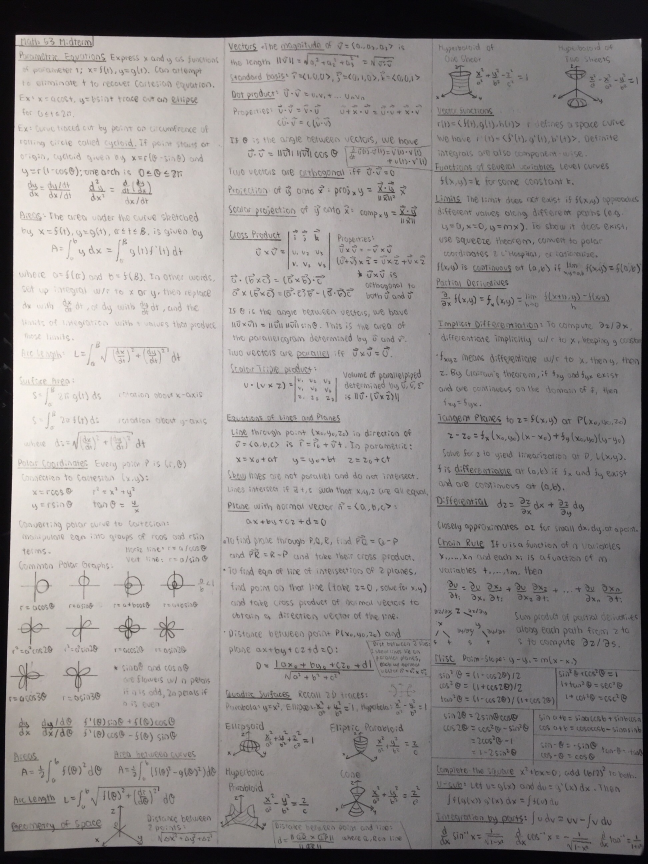
#> input picture images/math_cheat_sheet.JPG, 1944 x 2592 px (shown at 1/3 size); its folder holds 2 pictures in this run
$ python -i DocumentScanner.py   (imports and definitions only)
#> lines starting #> are read from the running program, lines starting #| are printed output that depends on the picture; after the words box and inside, x2 and y2 are one past the last pixel; in counts of white or black regions, pixels touching at a corner belong together
# Hector Moya
# Mechanical CAD
# Final Project - Document Scanner

################################################################################
# =========================== Python Version 3.8 ============================= #
################################################################################

# This program will ask for a picture file of a document, perform several image processing techniques, and
# provide a "document scan" or top down view of the image and save it in the same file directory

# *********************************************************************************************************************
# *--------------------------------------------- Packages ------------------------------------------------------------*
# *********************************************************************************************************************
# Import the necessary packages
from tkinter import *  # Standard Python interfaces to the Tk GUI toolkit

from skimage.filters import threshold_local  # A collection of algorithms for image processing
import cv2  # OpenCV is an open source computer vision and machine learning software library
import imutils  # A series of convenience functions to make basic image processing functions
from tkinter import filedialog  # Contains convenience classes and functions for creating simple modal dialogs
# to get a value from the user
import numpy as np  # Fundamental package for scientific computing
import os  # Provides a portable way of using operating system dependent functionality

# ---------------------------------------------------------------------------
# These imports are required to make the GUI for the application work
import sys
from PySide2 import QtCore
from PySide2.QtCore import QRect, QSize, Qt
from PySide2.QtGui import QColor, QFont, QIcon
from PySide2.QtWidgets import QFrame, QLabel, QHBoxLayout, QApplication, \
    QPushButton, QVBoxLayout, QWidget, \
    QGraphicsDropShadowEffect, QMainWindow


# ---------------------------------------------------------------------------


# *********************************************************************************************************************
# *-------------------------------------------- Functions ------------------------------------------------------------*
# *********************************************************************************************************************
# This function takes a single argument, pts , which is a list of four points
# specifying the coordinates of each point of the rectangle
def order_points(pts):
    # Initialize a list of coordinates that will be ordered
    # such that the first entry in the list is the top-left,
    # the second entry is the top-right, the third is the
    # bottom-right, and the fourth is the bottom-left
    rect = np.zeros((4, 2), dtype="float32")
    # The top-left point will have the smallest sum, whereas
    # the bottom-right point will have the largest sum
    s = pts.sum(axis=1)
    rect[0] = pts[np.argmin(s)]
    rect[2] = pts[np.argmax(s)]
    # Now, compute the difference between the points, the
    # top-right point will have the smallest difference,
    # whereas the bottom-left will have the largest difference
    diff = np.diff(pts, axis=1)
    rect[1] = pts[np.argmin(diff)]
    rect[3] = pts[np.argmax(diff)]
    # Return the ordered coordinates
    return rect


# This function requires two arguments: image and pts. It determines the dimensions of the newly warped image
# and attributes them to 4 points. These points are defined in a consistent ordering representation
# and allow us to view a top-down view of the image
def four_point_transform(image, pts):
    # Obtain a consistent order of the points and unpack them individually
    rect = order_points(pts)
    (tl, tr, br, bl) = rect
    # Compute the width of the new image, which will be the
    # maximum distance between bottom-right and bottom-left
    # x-coordinates or the top-right and top-left x-coordinates
    widthA = np.sqrt(((br[0] - bl[0]) ** 2) + ((br[1] - bl[1]) ** 2))
    widthB = np.sqrt(((tr[0] - tl[0]) ** 2) + ((tr[1] - tl[1]) ** 2))
    maxWidth = max(int(widthA), int(widthB))
    # Compute the height of the new image, which will be the
    # maximum distance between the top-right and bottom-right
    # y-coordinates or the top-left and bottom-left y-coordinates
    heightA = np.sqrt(((tr[0] - br[0]) ** 2) + ((tr[1] - br[1]) ** 2))
    heightB = np.sqrt(((tl[0] - bl[0]) ** 2) + ((tl[1] - bl[1]) ** 2))
    maxHeight = max(int(heightA), int(heightB))
    # Now we have the dimensions of the new image, construct
    # the set of destination points to obtain a "birds eye view",
    # (i.e. top-down view) of the image, again specifying points
    # in the top-left, top-right, bottom-right, and bottom-left order
    dst = np.array([
        [0, 0],
        [maxWidth - 1, 0],
        [maxWidth - 1, maxHeight - 1],
        [0, maxHeight - 1]], dtype="float32")
    # Compute the perspective transform matrix and then apply it
    M = cv2.getPerspectiveTransform(rect, dst)
    warped = cv2.warpPerspective(image, M, (maxWidth, maxHeight))
    # Return the warped image
    return warped


# This function will do the rest of the workload. It will apply several image processing techniques
# that will first find the edges of the document, scan the contours and transform the image to a more
# recognizable form that is saved in the same file path as the original photo under a different name
def docuScan():
    # Load the image and compute the ratio of the old height
    # to the new height, clone it, and resize it
    global screenCnt
    filepath = filedialog.askopenfilename(initialdir="/", title="Select file",
                                          filetypes=(("jpeg files", "*.jpeg"), ("jpg files", "*.jpg"),
                                                     ("png files", "*.png"), ("all files", "*.*")))
#> the answer given: images/math_cheat_sheet.JPG
    filename = os.path.basename(filepath)
    image = cv2.imread(filepath)
#> image is the input picture: shape (2592, 1944, 3); mean B, G, R 141.6, 142.4, 146.6
    ratio = image.shape[0] / 800.0
#> ratio = 3.24
    orig = image.copy()
    image = imutils.resize(image, height=800)
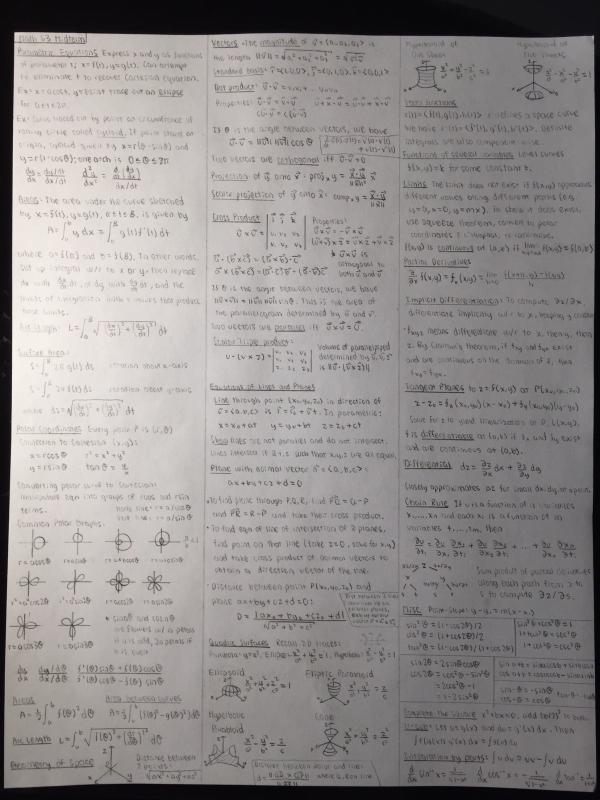
#> image: shape (800, 600, 3); mean B, G, R 141.6, 142.4, 146.6
    # Convert the image to grayscale, blur it, and find edges
    # in the image
    gray = cv2.cvtColor(image, cv2.COLOR_BGR2GRAY)
    gray = cv2.GaussianBlur(gray, (5, 5), 0)
    edged = cv2.Canny(gray, 75, 200)
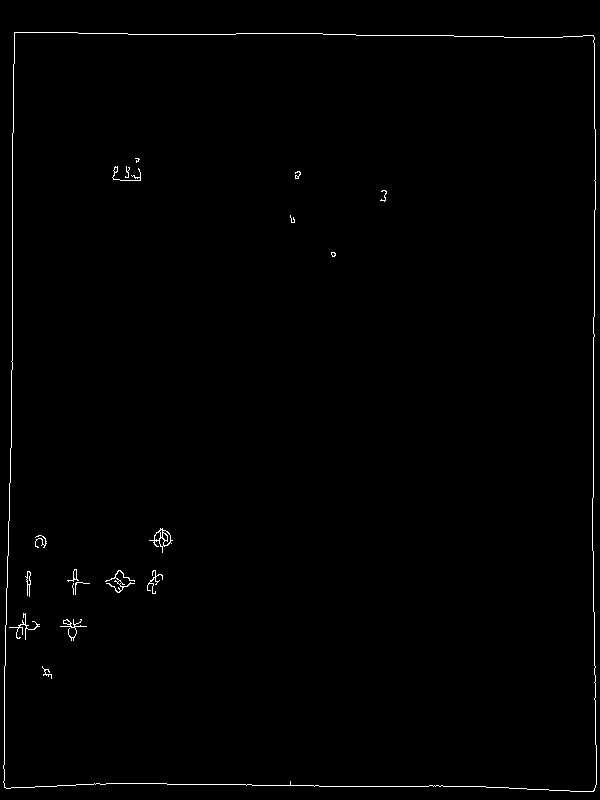
#> edged: shape (800, 600); 0.76% white in thin lines or dots

    # Find the contours in the edged image, keeping only
    # the largest ones, and initialize the screen contour
    cnts = cv2.findContours(edged.copy(), cv2.RETR_LIST, cv2.CHAIN_APPROX_SIMPLE)
#> cnts = 32 contours, 16 with area under 20; largest, box (x1, y1, x2, y2) and area: (3, 32, 597, 792) 439152, (3, 32, 597, 792) 439148, (149, 528, 173, 553) 202, (162, 530, 171, 546) 56, (105, 570, 135, 593) 41
    cnts = imutils.grab_contours(cnts)
    cnts = sorted(cnts, key=cv2.contourArea, reverse=True)[:5]
#> cnts = 5 contours; box (x1, y1, x2, y2) and area: (3, 32, 597, 792) 439152, (3, 32, 597, 792) 439148, (149, 528, 173, 553) 202, (162, 530, 171, 546) 56, (105, 570, 135, 593) 41
    # Loop over the contours
    for c in cnts:
        # Approximate the contour
        peri = cv2.arcLength(c, True)
        approx = cv2.approxPolyDP(c, 0.02 * peri, True)
        # If our approximated contour has four points, then we
        # can assume that we have found our screen
        if len(approx) == 4:
            screenCnt = approx
            break
#> this loop made 1 pass
#> (peri, screenCnt) on pass 1: (2711.7, [[14, 32], [4, 787], [593, 791], [593, 35]])
    cv2.drawContours(image, [screenCnt], -1, (0, 255, 0), 2)
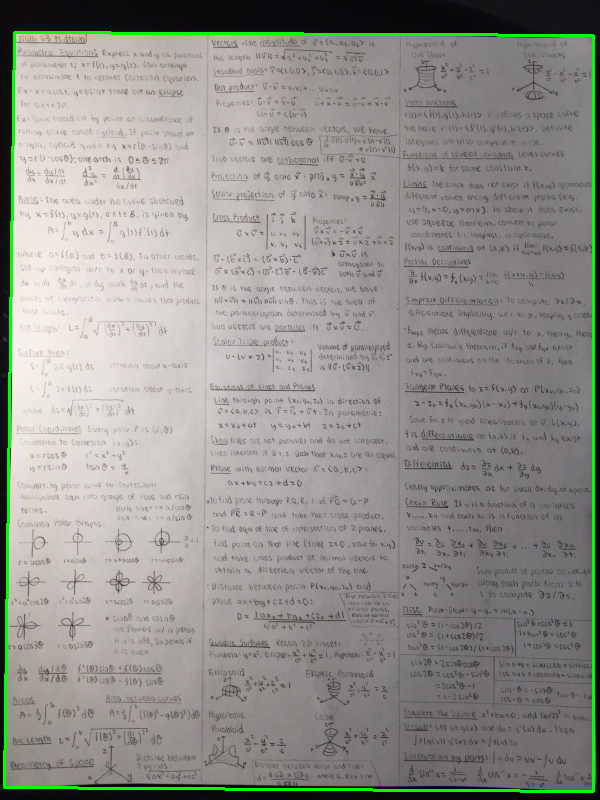
#> image: shape (800, 600, 3); 1.67% of pixels changed, all inside (x1, y1, x2, y2) = (3, 31, 595, 793)

    # Apply the four point transform to obtain a top-down
    # view of the original image
    warped = four_point_transform(orig, screenCnt.reshape(4, 2) * ratio)
#> in order_points, `s = pts.sum(axis=1)`: s = [149, 2562.8, 4484.2, 2034.7]
#> in order_points, `diff = np.diff(pts, axis=1)`: diff = [58.32, 2536.9, 641.5, -1807.9]
#> in four_point_transform, `rect = order_points(pts)`: rect = [[45.36, 103.7], [1921.3, 113.4], [1921.3, 2562.8], [12.96, 2549.9]]
#> in four_point_transform, `(tl, tr, br, bl) = rect`: tl = [45.36, 103.7]; tr = [1921.3, 113.4]; br = [1921.3, 2562.8]; bl = [12.96, 2549.9]
#> in four_point_transform, `widthA = np.sqrt(((br[0] - bl[0]) ** 2) + ((br[1] - bl[1]) ** 2))`: widthA = 1908.4
#> in four_point_transform, `widthB = np.sqrt(((tr[0] - tl[0]) ** 2) + ((tr[1] - tl[1]) ** 2))`: widthB = 1876
#> in four_point_transform, `maxWidth = max(int(widthA), int(widthB))`: maxWidth = 1908
#> in four_point_transform, `heightA = np.sqrt(((tr[0] - br[0]) ** 2) + ((tr[1] - br[1]) ** 2))`: heightA = 2449.4
#> in four_point_transform, `heightB = np.sqrt(((tl[0] - bl[0]) ** 2) + ((tl[1] - bl[1]) ** 2))`: heightB = 2446.4
#> in four_point_transform, `maxHeight = max(int(heightA), int(heightB))`: maxHeight = 2449
#> in four_point_transform, `dst = np.array([ [0, 0], [maxWidth - 1, 0], [maxWidth - 1, maxHeight -..`: dst = [[0, 0], [1907, 0], [1907, 2448], [0, 2448]]
#> in four_point_transform, `M = cv2.getPerspectiveTransform(rect, dst)`: M = [[1.02, 0.0135, -47.6], [-0.00528, 1.02, -105.4], [6.22e-07, 7.07e-06, 1]]
#> in four_point_transform, `warped = cv2.warpPerspective(image, M, (maxWidth, maxHeight))`:
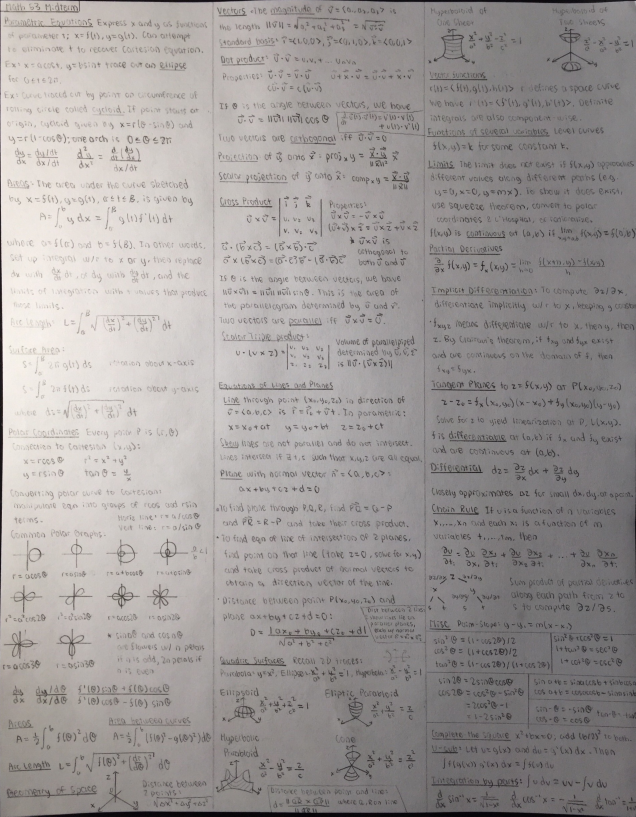
#> warped: shape (2449, 1908, 3) (shown at 1/3 size); mean B, G, R 152.7, 153.8, 158.3
    # Convert the warped image to grayscale, then threshold it
    # to give it that 'black and white' paper effect
    warped = cv2.cvtColor(warped, cv2.COLOR_BGR2GRAY)
#> warped: shape (2449, 1908)
    T = threshold_local(warped, 11, offset=10, method="gaussian")
    warped = (warped > T).astype("uint8") * 255
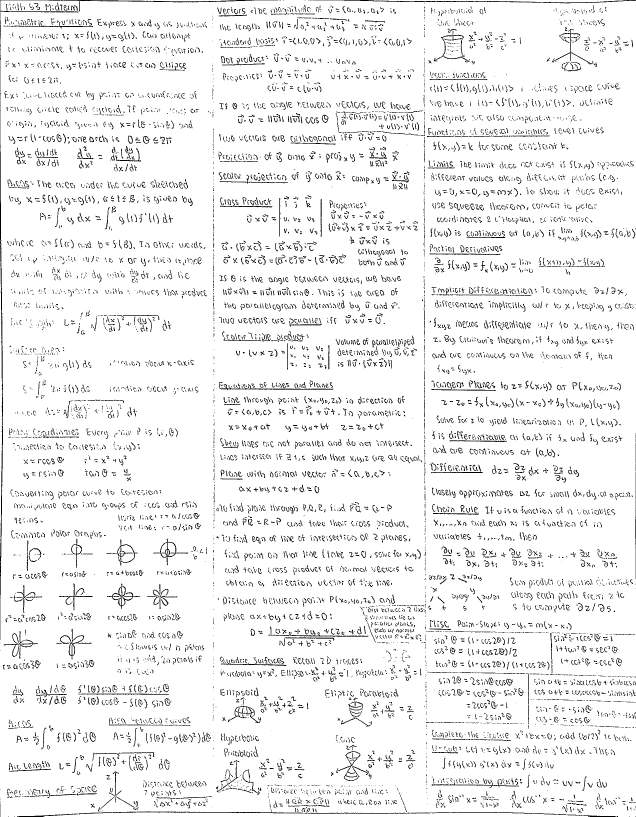
#> warped: shape (2449, 1908) (shown at 1/3 size); 94% white; black in thin lines or dots
    # Show the scanned images
    cv2.imshow("Scanned", imutils.resize(warped, height=800))
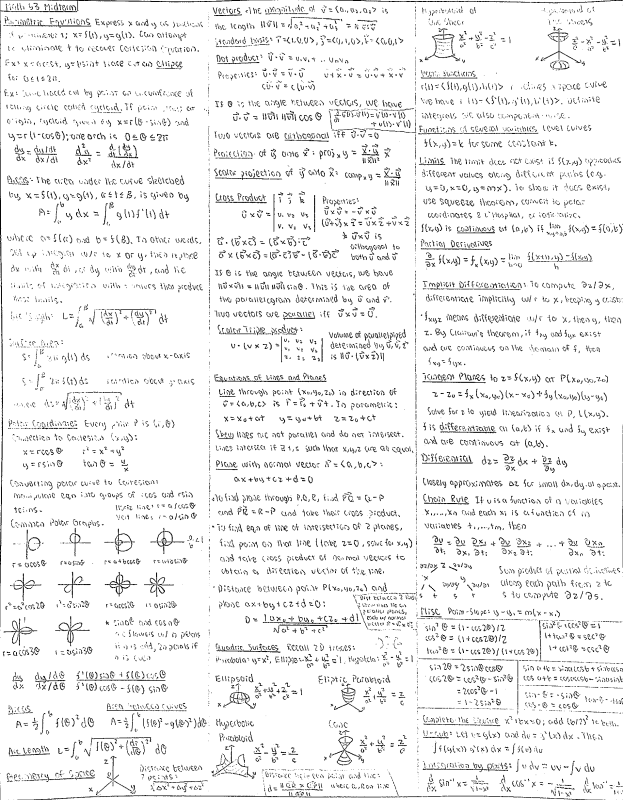
#> window 'Scanned': shape (800, 623); min 0, max 255, mean 239.6
    cv2.waitKey(0)
    newFilename = filepath.split(".")[0] + "_scanned" + "." + filename.split(".")[1]
    cv2.imwrite(newFilename, imutils.resize(warped, height=800))


# *********************************************************************************************************************
# *------------------------------------------------ GUI Window -------------------------------------------------------*
# *********************************************************************************************************************

# This will be used to bring up the file window dialogue
# [2 lines not run here, left out]


# This function will be used by the "Open File to Scan" button do run the DocuScan() function
def openfilePrompt():
    docuScan()


# This class will be used to define our window elements and effects
class MainWindow(QMainWindow):
    # [21 lines left out: function __init__, not called in this run]

    # Tracks the position of the mouse if pressed
    def mousePressEvent(self, event):
        self.dragPos = event.globalPos()


# Globals
GLOBAL_STATE = 0


# This class will be used to set all the UI functions
class UIFunctions(MainWindow):
    # ==> UI DEFINITIONS
    # [16 lines left out: function uiDefinitions, not called in this run]

    # RETURN STATUS IF WINDOWS IS MAXIMIZE OR RESTORED
    def returnStatus(self):
        return GLOBAL_STATE


# This piece of code is imported in from the Qt Designer interface where the application UI is created
class Ui_MainWindow(object):
    # [120 lines left out: function setupUi, not called in this run]


# Initialize the application
# [4 lines not run here, left out]

>>> result = docuScan()
